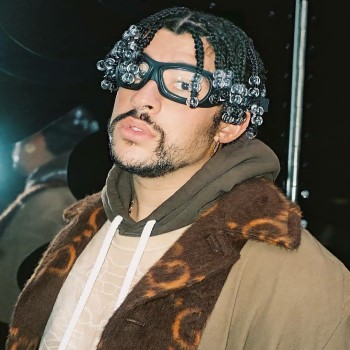
#> input picture badbunny.png, 350 x 350 px; its folder holds 2 pictures in this run
$ python -i Practica2.py   (imports and definitions only)   (older library calls are emulated)
#> lines starting #> are read from the running program, lines starting #| are printed output that depends on the picture
from ast import Try
import cv2
import numpy as np
import PIL
from PIL import ImageTk
from PIL import Image
import tkinter as tk
from tkinter import *
from tkinter import ttk
import imutils
import keyboard


opc=0
#image = Non

def operaciones():

    img1 = cv2.imread('badbunny.png')
#> img1 is the input picture: shape (350, 350, 3); mean B, G, R 74.2, 87.1, 95.3
    img2 = cv2.imread('danielricciardo.png')
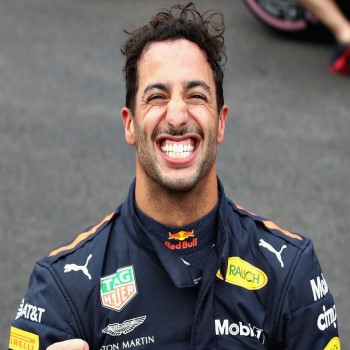
#> input picture danielricciardo.png, 350 x 350 px
#> img2 is the input picture: shape (350, 350, 3); mean B, G, R 103, 103.3, 108.1
    global opc #variable global para el control de menus

    opc = opc+1
    if opc == 1:
        etiqueta_titular.configure(text="Suma por metodo de Open CV add")
        image=cv2.add(img1,img2)#suma de variables
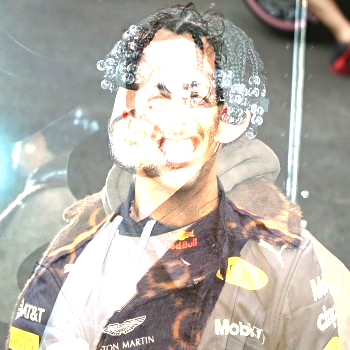
#> image: shape (350, 350, 3); mean B, G, R 169.2, 177.9, 182.4
        image = imutils.resize(image,height=350) #redimencionar la imagen
        image = cv2.cvtColor(image,cv2.COLOR_BGR2RGB) #conversion de BGR a RGB
        im=PIL.Image.fromarray(image,'RGB') #de arreglo a arreglo de tipo imagen con formato
        img3r=ImageTk.PhotoImage(image=im) #de arreglo img a conversion de obj para colocar en el la etiqueta
#> (the run stopped early here; a loop or call above may not have finished)
